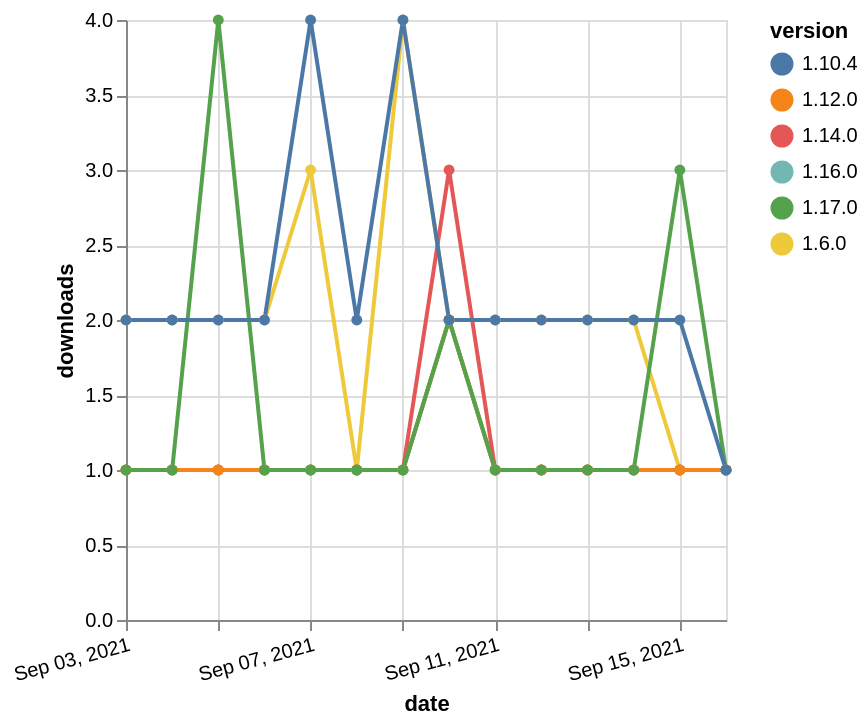

The Vega-Lite source for this figure:
### Vega-Lite specification from a JSON file in a GitHub repository (floating-point values rounded to 4 significant figures)
{"$schema": "https://vega.github.io/schema/vega-lite/v5.json", "description": "A simple bar chart with embedded data.", "data": {"values": [{"date": "2021-09-03", "total": 2307, "delta": 2, "version": "1.6.0"}, {"date": "2021-09-04", "total": 2309, "delta": 2, "version": "1.6.0"}, {"date": "2021-09-05", "total": 2311, "delta": 2, "version": "1.6.0"}, {"date": "2021-09-06", "total": 2313, "delta": 2, "version": "1.6.0"}, {"date": "2021-09-07", "total": 2316, "delta": 3, "version": "1.6.0"}, {"date": "2021-09-08", "total": 2317, "delta": 1, "version": "1.6.0"}, {"date": "2021-09-09", "total": 2321, "delta": 4, "version": "1.6.0"}, {"date": "2021-09-10", "total": 2323, "delta": 2, "version": "1.6.0"}, {"date": "2021-09-11", "total": 2325, "delta": 2, "version": "1.6.0"}, {"date": "2021-09-12", "total": 2327, "delta": 2, "version": "1.6.0"}, {"date": "2021-09-13", "total": 2329, "delta": 2, "version": "1.6.0"}, {"date": "2021-09-14", "total": 2331, "delta": 2, "version": "1.6.0"}, {"date": "2021-09-15", "total": 2332, "delta": 1, "version": "1.6.0"}, {"date": "2021-09-16", "total": 2333, "delta": 1, "version": "1.6.0"}, {"date": "2021-09-03", "total": 188, "delta": 1, "version": "1.16.0"}, {"date": "2021-09-04", "total": 189, "delta": 1, "version": "1.16.0"}, {"date": "2021-09-05", "total": 190, "delta": 1, "version": "1.16.0"}, {"date": "2021-09-06", "total": 191, "delta": 1, "version": "1.16.0"}, {"date": "2021-09-07", "total": 192, "delta": 1, "version": "1.16.0"}, {"date": "2021-09-08", "total": 193, "delta": 1, "version": "1.16.0"}, {"date": "2021-09-09", "total": 194, "delta": 1, "version": "1.16.0"}, {"date": "2021-09-10", "total": 196, "delta": 2, "version": "1.16.0"}, {"date": "2021-09-11", "total": 197, "delta": 1, "version": "1.16.0"}, {"date": "2021-09-12", "total": 198, "delta": 1, "version": "1.16.0"}, {"date": "2021-09-13", "total": 199, "delta": 1, "version": "1.16.0"}, {"date": "2021-09-14", "total": 200, "delta": 1, "version": "1.16.0"}, {"date": "2021-09-15", "total": 201, "delta": 1, "version": "1.16.0"}, {"date": "2021-09-16", "total": 202, "delta": 1, "version": "1.16.0"}, {"date": "2021-09-03", "total": 348, "delta": 1, "version": "1.14.0"}, {"date": "2021-09-04", "total": 349, "delta": 1, "version": "1.14.0"}, {"date": "2021-09-05", "total": 350, "delta": 1, "version": "1.14.0"}, {"date": "2021-09-06", "total": 351, "delta": 1, "version": "1.14.0"}, {"date": "2021-09-07", "total": 352, "delta": 1, "version": "1.14.0"}, {"date": "2021-09-08", "total": 353, "delta": 1, "version": "1.14.0"}, {"date": "2021-09-09", "total": 354, "delta": 1, "version": "1.14.0"}, {"date": "2021-09-10", "total": 357, "delta": 3, "version": "1.14.0"}, {"date": "2021-09-11", "total": 358, "delta": 1, "version": "1.14.0"}, {"date": "2021-09-12", "total": 359, "delta": 1, "version": "1.14.0"}, {"date": "2021-09-13", "total": 360, "delta": 1, "version": "1.14.0"}, {"date": "2021-09-14", "total": 361, "delta": 1, "version": "1.14.0"}, {"date": "2021-09-15", "total": 362, "delta": 1, "version": "1.14.0"}, {"date": "2021-09-16", "total": 363, "delta": 1, "version": "1.14.0"}, {"date": "2021-09-03", "total": 249, "delta": 1, "version": "1.12.0"}, {"date": "2021-09-04", "total": 250, "delta": 1, "version": "1.12.0"}, {"date": "2021-09-05", "total": 251, "delta": 1, "version": "1.12.0"}, {"date": "2021-09-06", "total": 252, "delta": 1, "version": "1.12.0"}, {"date": "2021-09-07", "total": 253, "delta": 1, "version": "1.12.0"}, {"date": "2021-09-08", "total": 254, "delta": 1, "version": "1.12.0"}, {"date": "2021-09-09", "total": 255, "delta": 1, "version": "1.12.0"}, {"date": "2021-09-10", "total": 257, "delta": 2, "version": "1.12.0"}, {"date": "2021-09-11", "total": 258, "delta": 1, "version": "1.12.0"}, {"date": "2021-09-12", "total": 259, "delta": 1, "version": "1.12.0"}, {"date": "2021-09-13", "total": 260, "delta": 1, "version": "1.12.0"}, {"date": "2021-09-14", "total": 261, "delta": 1, "version": "1.12.0"}, {"date": "2021-09-15", "total": 262, "delta": 1, "version": "1.12.0"}, {"date": "2021-09-16", "total": 263, "delta": 1, "version": "1.12.0"}, {"date": "2021-09-03", "total": 165, "delta": 1, "version": "1.17.0"}, {"date": "2021-09-04", "total": 166, "delta": 1, "version": "1.17.0"}, {"date": "2021-09-05", "total": 170, "delta": 4, "version": "1.17.0"}, {"date": "2021-09-06", "total": 171, "delta": 1, "version": "1.17.0"}, {"date": "2021-09-07", "total": 172, "delta": 1, "version": "1.17.0"}, {"date": "2021-09-08", "total": 173, "delta": 1, "version": "1.17.0"}, {"date": "2021-09-09", "total": 174, "delta": 1, "version": "1.17.0"}, {"date": "2021-09-10", "total": 176, "delta": 2, "version": "1.17.0"}, {"date": "2021-09-11", "total": 177, "delta": 1, "version": "1.17.0"}, {"date": "2021-09-12", "total": 178, "delta": 1, "version": "1.17.0"}, {"date": "2021-09-13", "total": 179, "delta": 1, "version": "1.17.0"}, {"date": "2021-09-14", "total": 180, "delta": 1, "version": "1.17.0"}, {"date": "2021-09-15", "total": 183, "delta": 3, "version": "1.17.0"}, {"date": "2021-09-16", "total": 184, "delta": 1, "version": "1.17.0"}, {"date": "2021-09-03", "total": 2499, "delta": 2, "version": "1.10.4"}, {"date": "2021-09-04", "total": 2501, "delta": 2, "version": "1.10.4"}, {"date": "2021-09-05", "total": 2503, "delta": 2, "version": "1.10.4"}, {"date": "2021-09-06", "total": 2505, "delta": 2, "version": "1.10.4"}, {"date": "2021-09-07", "total": 2509, "delta": 4, "version": "1.10.4"}, {"date": "2021-09-08", "total": 2511, "delta": 2, "version": "1.10.4"}, {"date": "2021-09-09", "total": 2515, "delta": 4, "version": "1.10.4"}, {"date": "2021-09-10", "total": 2517, "delta": 2, "version": "1.10.4"}, {"date": "2021-09-11", "total": 2519, "delta": 2, "version": "1.10.4"}, {"date": "2021-09-12", "total": 2521, "delta": 2, "version": "1.10.4"}, {"date": "2021-09-13", "total": 2523, "delta": 2, "version": "1.10.4"}, {"date": "2021-09-14", "total": 2525, "delta": 2, "version": "1.10.4"}, {"date": "2021-09-15", "total": 2527, "delta": 2, "version": "1.10.4"}, {"date": "2021-09-16", "total": 2528, "delta": 1, "version": "1.10.4"}]}, "width": "container", "mark": {"type": "line", "point": {"filled": true}}, "encoding": {"x": {"field": "date", "type": "temporal", "timeUnit": "yearmonthdate", "title": "date", "axis": {"labelAngle": -15}}, "y": {"field": "delta", "type": "quantitative", "title": "downloads"}, "color": {"field": "version", "type": "nominal"}, "tooltip": {"field": "delta"}}}
